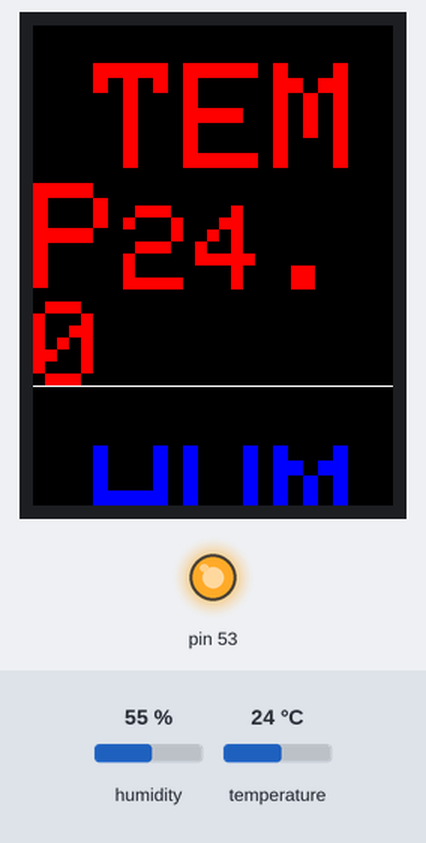
A sketch run on a simulated Arduino Mega 2560, built with avr-gcc and run on an emulated ATmega2560. Parts: 240×320 colour display, output pins drawn as LEDs (lit = HIGH). Wiring (inferred from the names in the program): DHT11 sensor: data pin 52. The test bench sets the inputs (shaded band); at power-on: temperature 24 °C, humidity 55 %. Pins used as bus, display or sensor lines are not drawn; what the sketch prints to the serial monitor is not drawn.

Above: at 1.9 s.
2.0 s: temperature set to 12 °C
At 3.9 s:
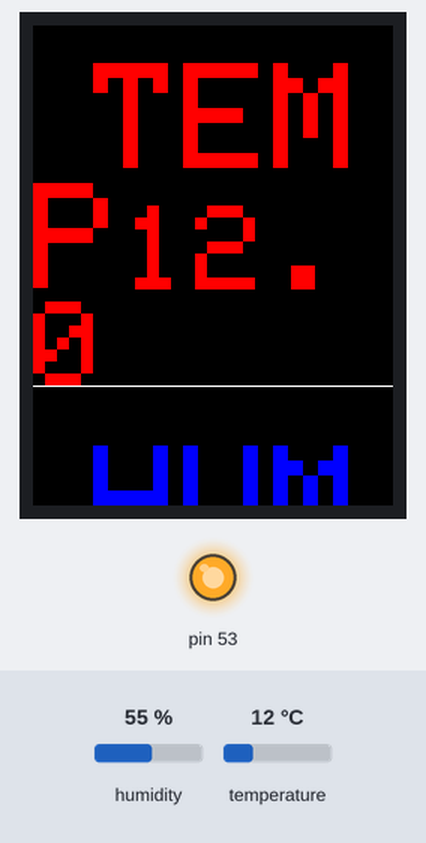
4.4 s: temperature set to 19 °C
At 5.8 s:
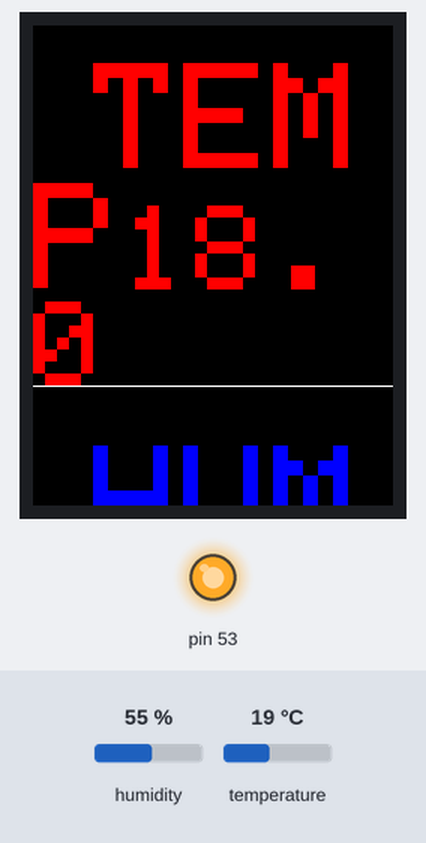
6.5 s: temperature set to 28 °C
At 7.8 s:
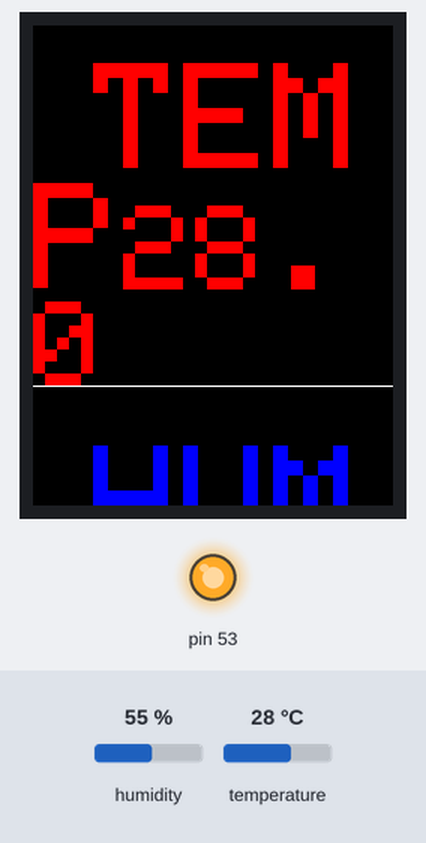
Timing chart, 0 to 9.5 s (numbered marks = the images above; inputs shaded):
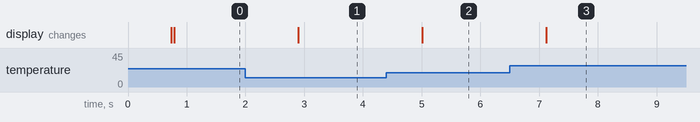

The sketch:

screen_showing_temp_and_humd.ino
```cpp
#include <Adafruit_GFX.h>
#include <MCUFRIEND_kbv.h>

#define BLACK   0x0000
#define BLUE    0x001F
#define RED     0xF800
#define GREEN   0x07E0
#define CYAN    0x07FF
#define MAGENTA 0xF81F
#define YELLOW  0xFFE0
#define WHITE   0xFFFF

MCUFRIEND_kbv tft;

int DHpin = 52; // input/output pin
byte dat[5];
byte read_data()
{
  byte i = 0;
  byte result = 0;
  for (i = 0; i < 8; i++) {
      while (digitalRead(DHpin) == LOW); // wait 50us
      delayMicroseconds(30); //The duration of the high level is judged to determine whether the data is '0' or '1'
      if (digitalRead(DHpin) == HIGH)
        result |= (1 << (8 - i)); //High in the former, low in the post
    while (digitalRead(DHpin) == HIGH); //Data '1', waiting for the next bit of reception
    }
  return result;
}
void start_test()
{
  digitalWrite(DHpin, LOW); //Pull down the bus to send the start signal
  delay(30); //The delay is greater than 18 ms so that DHT 11 can detect the start signal
  digitalWrite(DHpin, HIGH);
  delayMicroseconds(40); //Wait for DHT11 to respond
  pinMode(DHpin, INPUT);
  while(digitalRead(DHpin) == HIGH);
  delayMicroseconds(80); //The DHT11 responds by pulling the bus low for 80us;

  if(digitalRead(DHpin) == LOW)
    delayMicroseconds(80); //DHT11 pulled up after the bus 80us to start sending data;
  for(int i = 0; i < 5; i++) //Receiving temperature and humidity data, check bits are not considered;
    dat[i] = read_data();
  pinMode(DHpin, OUTPUT);
  digitalWrite(DHpin, HIGH); //After the completion of a release of data bus, waiting for the host to start the next signal
}


void setup() {
  // Reading TFT ID:
  uint16_t ID = tft.readID();
  Serial.begin(9600);
  Serial.println(ID);
  //Initializing TFT display:
  tft.begin(ID);

    tft.fillScreen(BLACK);
  delay(500);

  //Set cursor:
  tft.setCursor(40, 25);

  //Set text color:
  tft.setTextColor(RED);

  //Set text size:
  tft.setTextSize(10);

  tft.println("TEMP");

  tft.drawFastHLine(0, 240, 320, WHITE);

  tft.setCursor(40, 280);
  tft.setTextColor(BLUE);
  tft.println("HUMD");
  pinMode(53, OUTPUT);
  digitalWrite(53, HIGH);
  pinMode(DHpin, OUTPUT);

}

void loop() {
  // Fill TFT Screen with a color:
  start_test();
  Serial.println(dat[2], DEC);
  tft.fillRect(60, 120, 200, 100, BLACK);
  tft.setTextSize(8);
  tft.setTextColor(RED);
  tft.setCursor(60, 120);
  tft.print(dat[2], DEC);
  tft.print(".");
  tft.println(dat[3],DEC);
  tft.fillRect(60, 375, 200, 100, BLACK);
  tft.setCursor(60, 375);
  tft.setTextColor(BLUE);
  tft.print(dat[0], DEC);
  tft.print(".");
  tft.print(dat[1], DEC);
  tft.println("%");
  delay(1000);

}
```

Measured:
- after the input at 2.0 s, the display: changes after 0.90 s (image 1)
- after the input at 4.4 s, the display: changes after 0.61 s (image 2)
- after the input at 6.5 s, the display: changes after 0.62 s (image 3)
